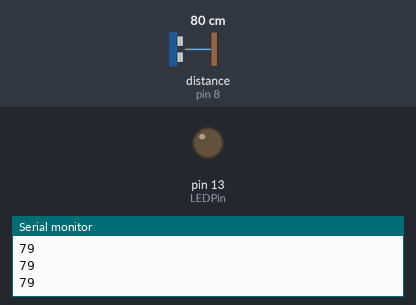
This sketch was run on a simulated Arduino Uno, built with avr-gcc and run on an emulated ATmega328P. Shown: output pins drawn as LEDs (lit = HIGH), the last lines printed to the serial monitor. Wiring (inferred from the names in the program): ultrasonic range finder: trigger pin 7; echo pin 8. Inputs (shaded band) come from the test bench; at power-on: distance to the obstacle (sensor on pin 8) 80 cm. The echo pulse lasts 58.3 µs per cm; pins used as bus, display or sensor lines are not drawn.

Above: at 1.2 s.
1.3 s: distance to the obstacle (sensor on pin 8) set to 194 cm
2.8 s: distance to the obstacle (sensor on pin 8) set to 205 cm
At 3.7 s:
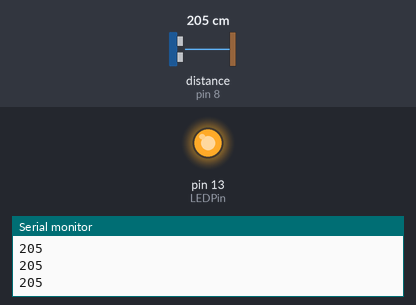
4.3 s: distance to the obstacle (sensor on pin 8) set to 2 cm
At 5.5 s:
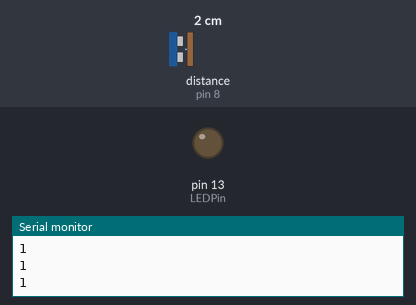
5.8 s: distance to the obstacle (sensor on pin 8) set to 250 cm
At 6.4 s:
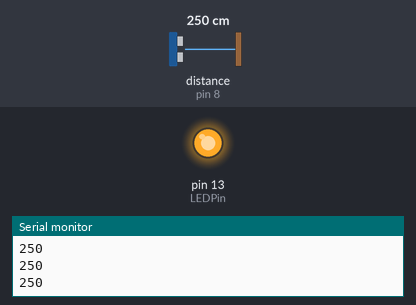
Timing chart, 0 to 8.3 s (numbered marks = the images above; inputs shaded):
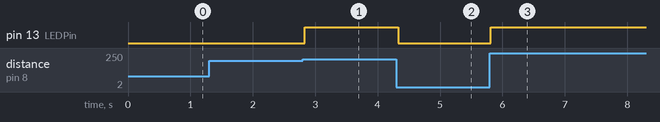

The sketch:

sketch_may09b.ino
```cpp
/*
 HC-SR04 Ping distance sensor:
 VCC to arduino 5v
 GND to arduino GND
 Echo to Arduino pin 7
 Trig to Arduino pin 8

 This sketch originates from Virtualmix: http://goo.gl/kJ8Gl
 Has been modified by Winkle ink here: http://winkleink.blogspot.com.au/2012/05/arduino-hc-sr04-ultrasonic-distance.html
 And modified further by ScottC here: http://arduinobasics.blogspot.com.au/2012/11/arduinobasics-hc-sr04-ultrasonic-sensor.html
 on 10 Nov 2012.
 */


#define echoPin 8 // Echo Pin
#define trigPin 7 // Trigger Pin
#define LEDPin 13 // Onboard LED

int maximumRange = 200; // Maximum range needed
int minimumRange = 0; // Minimum range needed
long duration, distance; // Duration used to calculate distance

void setup() {
 Serial.begin (9600);
 pinMode(trigPin, OUTPUT);
 pinMode(echoPin, INPUT);
 pinMode(LEDPin, OUTPUT); // Use LED indicator (if required)
}

void loop() {
/* The following trigPin/echoPin cycle is used to determine the
 distance of the nearest object by bouncing soundwaves off of it. */
 digitalWrite(trigPin, LOW);
 delayMicroseconds(2);

 digitalWrite(trigPin, HIGH);
 delayMicroseconds(10);

 digitalWrite(trigPin, LOW);
 duration = pulseIn(echoPin, HIGH);

 //Calculate the distance (in cm) based on the speed of sound.
 distance = duration/58.2;
 Serial.println(distance);
 if (distance >= maximumRange || distance <= minimumRange){
 /* Send a negative number to computer and Turn LED ON
 to indicate "out of range" */
 //Serial.println("-1");
 digitalWrite(LEDPin, HIGH);
 }
 else {
 /* Send the distance to the computer using Serial protocol, and
 turn LED OFF to indicate successful reading. */
 Serial.println(distance);
 digitalWrite(LEDPin, LOW);
 }

 //Delay 50ms before next reading.
 delay(50);
}
```

Measured:
- the behaviour switches between 199 and 200 cm on distance to the obstacle (sensor on pin 8) (found by bisection; images 0 and 1)
- after the input at 2.8 s, pin 13 (LEDPin): LOW → HIGH at once
- after the input at 4.3 s, pin 13 (LEDPin): HIGH → LOW at once
- after the input at 5.8 s, pin 13 (LEDPin): LOW → HIGH at once
